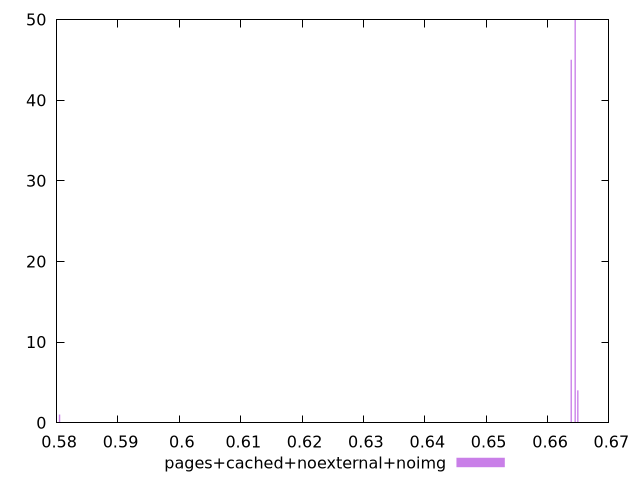

Here is the gnuplot script that generated this plot:
$_pagesCachedNoexternalNoimg <<EOF
0.6638621517974271 45
0.6645085609033643 50
0.6649395003073224 4
0.5804753771315381 1
EOF
set key outside below
set terminal pngcairo
set output "report_00005_2020-11-02T22-26-11.212Z/uses-rel-preload/pages+cached+noexternal+noimg//hist.png"
set yrange [0:50]
set boxwidth 0.0002154697019790416
set style fill transparent solid 0.5 noborder
plot $_pagesCachedNoexternalNoimg title "pages+cached+noexternal+noimg" with boxes ,
